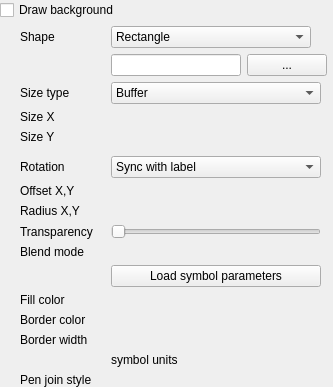
                        <widget class="QWidget" name="scrollAreaWidgetContents_2">
                         <property name="geometry">
                          <rect>
                           <x>0</x>
                           <y>0</y>
                           <width>333</width>
                           <height>384</height>
                          </rect>
                         </property>
                         <layout class="QVBoxLayout" name="verticalLayout_21">
                          <property name="leftMargin">
                           <number>0</number>
                          </property>
                          <property name="topMargin">
                           <number>0</number>
                          </property>
                          <property name="rightMargin">
                           <number>6</number>
                          </property>
                          <property name="bottomMargin">
                           <number>0</number>
                          </property>
                          <item>
                           <layout class="QGridLayout" name="gridLayout_37">
                            <item row="0" column="0">
                             <widget class="QCheckBox" name="mShapeDrawChkBx">
                              <property name="sizePolicy">
                               <sizepolicy hsizetype="Maximum" vsizetype="Fixed">
                                <horstretch>0</horstretch>
                                <verstretch>0</verstretch>
                               </sizepolicy>
                              </property>
                              <property name="text">
                               <string>Draw background</string>
                              </property>
                             </widget>
                            </item>
                            <item row="0" column="1">
                             <spacer name="horizontalSpacer_12">
                              <property name="orientation">
                               <enum>Qt::Horizontal</enum>
                              </property>
                              <property name="sizeHint" stdset="0">
                               <size>
                                <width>40</width>
                                <height>20</height>
                               </size>
                              </property>
                             </spacer>
                            </item>
                            <item row="1" column="0" colspan="2">
                             <widget class="QFrame" name="mShapeFrame">
                              <property name="frameShape">
                               <enum>QFrame::NoFrame</enum>
                              </property>
                              <layout class="QGridLayout" name="gridLayout_29">
                               <property name="leftMargin">
                                <number>20</number>
                               </property>
                               <property name="topMargin">
                                <number>0</number>
                               </property>
                               <property name="rightMargin">
                                <number>0</number>
                               </property>
                               <property name="bottomMargin">
                                <number>0</number>
                               </property>
                               <item row="14" column="0">
                                <widget class="QLabel" name="mShapeBorderColorLabel">
                                 <property name="sizePolicy">
                                  <sizepolicy hsizetype="Maximum" vsizetype="Preferred">
                                   <horstretch>0</horstretch>
                                   <verstretch>0</verstretch>
                                  </sizepolicy>
                                 </property>
                                 <property name="text">
                                  <string>Border color</string>
                                 </property>
                                </widget>
                               </item>
                               <item row="2" column="1">
                                <widget class="QComboBox" name="mShapeSizeCmbBx">
                                 <item>
                                  <property name="text">
                                   <string>Buffer</string>
                                  </property>
                                 </item>
                                 <item>
                                  <property name="text">
                                   <string>Fixed</string>
                                  </property>
                                 </item>
                                </widget>
                               </item>
                               <item row="12" column="1">
                                <widget class="QPushButton" name="mShapeSVGParamsBtn">
                                 <property name="text">
                                  <string>Load symbol parameters</string>
                                 </property>
                                </widget>
                               </item>
                               <item row="15" column="0">
                                <widget class="QLabel" name="mShapeBorderWidthLabel">
                                 <property name="text">
                                  <string>Border width</string>
                                 </property>
                                </widget>
                               </item>
                               <item row="11" column="0">
                                <widget class="QLabel" name="label_18">
                                 <property name="sizePolicy">
                                  <sizepolicy hsizetype="Maximum" vsizetype="Preferred">
                                   <horstretch>0</horstretch>
                                   <verstretch>0</verstretch>
                                  </sizepolicy>
                                 </property>
                                 <property name="text">
                                  <string>Blend mode</string>
                                 </property>
                                </widget>
                               </item>
                               <item row="6" column="1">
                                <widget class="QComboBox" name="mShapeRotationCmbBx">
                                 <item>
                                  <property name="text">
                                   <string>Sync with label</string>
                                  </property>
                                 </item>
                                 <item>
                                  <property name="text">
                                   <string>Offset of label</string>
                                  </property>
                                 </item>
                                 <item>
                                  <property name="text">
                                   <string>Fixed</string>
                                  </property>
                                 </item>
                                </widget>
                               </item>
                               <item row="16" column="1">
                                <layout class="QHBoxLayout" name="horizontalLayout_43">
                                 <item>
                                  <widget class="QLabel" name="mShapeSVGUnitsLabel">
                                   <property name="text">
                                    <string>symbol units</string>
                                   </property>
                                  </widget>
                                 </item>
                                </layout>
                               </item>
                               <item row="9" column="0">
                                <widget class="QLabel" name="mShapeRadiusLabel">
                                 <property name="text">
                                  <string>Radius X,Y</string>
                                 </property>
                                </widget>
                               </item>
                               <item row="6" column="0">
                                <widget class="QLabel" name="label_23">
                                 <property name="text">
                                  <string>Rotation</string>
                                 </property>
                                </widget>
                               </item>
                               <item row="9" column="1">
                                <layout class="QHBoxLayout" name="horizontalLayout_2"/>
                               </item>
                               <item row="4" column="0">
                                <widget class="QLabel" name="mShapeSizeYLabel">
                                 <property name="text">
                                  <string>Size Y</string>
                                 </property>
                                </widget>
                               </item>
                               <item row="3" column="0">
                                <widget class="QLabel" name="mShapeSizeXLabel">
                                 <property name="text">
                                  <string>Size X</string>
                                 </property>
                                </widget>
                               </item>
                               <item row="2" column="0">
                                <widget class="QLabel" name="label_8">
                                 <property name="text">
                                  <string>Size type</string>
                                 </property>
                                </widget>
                               </item>
                               <item row="0" column="0">
                                <widget class="QLabel" name="label_22">
                                 <property name="text">
                                  <string>Shape</string>
                                 </property>
                                </widget>
                               </item>
                               <item row="10" column="1">
                                <layout class="QHBoxLayout" name="horizontalLayout_38">
                                 <item>
                                  <widget class="QSlider" name="mShapeTranspSlider">
                                   <property name="enabled">
                                    <bool>true</bool>
                                   </property>
                                   <property name="sizePolicy">
                                    <sizepolicy hsizetype="Expanding" vsizetype="Fixed">
                                     <horstretch>0</horstretch>
                                     <verstretch>0</verstretch>
                                    </sizepolicy>
                                   </property>
                                   <property name="minimumSize">
                                    <size>
                                     <width>50</width>
                                     <height>0</height>
                                    </size>
                                   </property>
                                   <property name="maximum">
                                    <number>100</number>
                                   </property>
                                   <property name="orientation">
                                    <enum>Qt::Horizontal</enum>
                                   </property>
                                  </widget>
                                 </item>
                                </layout>
                               </item>
                               <item row="10" column="0">
                                <widget class="QLabel" name="mShapeTranspLabel">
                                 <property name="enabled">
                                  <bool>true</bool>
                                 </property>
                                 <property name="text">
                                  <string>Transparency</string>
                                 </property>
                                </widget>
                               </item>
                               <item row="13" column="0">
                                <widget class="QLabel" name="mShapeFillColorLabel">
                                 <property name="sizePolicy">
                                  <sizepolicy hsizetype="Maximum" vsizetype="Preferred">
                                   <horstretch>0</horstretch>
                                   <verstretch>0</verstretch>
                                  </sizepolicy>
                                 </property>
                                 <property name="minimumSize">
                                  <size>
                                   <width>85</width>
                                   <height>0</height>
                                  </size>
                                 </property>
                                 <property name="text">
                                  <string>Fill color</string>
                                 </property>
                                </widget>
                               </item>
                               <item row="17" column="0">
                                <widget class="QLabel" name="mShapePenStyleLabel">
                                 <property name="sizePolicy">
                                  <sizepolicy hsizetype="Maximum" vsizetype="Preferred">
                                   <horstretch>0</horstretch>
                                   <verstretch>0</verstretch>
                                  </sizepolicy>
                                 </property>
                                 <property name="text">
                                  <string>Pen join style</string>
                                 </property>
                                </widget>
                               </item>
                               <item row="1" column="1" colspan="2">
                                <widget class="QFrame" name="mShapeSVGPathFrame">
                                 <layout class="QHBoxLayout" name="horizontalLayout_26">
                                  <property name="margin">
                                   <number>0</number>
                                  </property>
                                  <item>
                                   <widget class="QLineEdit" name="mShapeSVGPathLineEdit">
                                    <property name="alignment">
                                     <set>Qt::AlignRight|Qt::AlignTrailing|Qt::AlignVCenter</set>
                                    </property>
                                   </widget>
                                  </item>
                                  <item>
                                   <widget class="QPushButton" name="mShapeSVGSelectorBtn">
                                    <property name="text">
                                     <string>...</string>
                                    </property>
                                   </widget>
                                  </item>
                                 </layout>
                                </widget>
                               </item>
                               <item row="5" column="1" colspan="2">
                                <widget class="QFrame" name="mShapeRotationFrame">
                                 <layout class="QHBoxLayout" name="horizontalLayout_36">
                                  <property name="margin">
                                   <number>0</number>
                                  </property>
                                 </layout>
                                </widget>
                               </item>
                               <item row="0" column="1">
                                <layout class="QHBoxLayout" name="horizontalLayout_42">
                                 <item>
                                  <widget class="QComboBox" name="mShapeTypeCmbBx">
                                   <property name="minimumSize">
                                    <size>
                                     <width>200</width>
                                     <height>0</height>
                                    </size>
                                   </property>
                                   <item>
                                    <property name="text">
                                     <string>Rectangle</string>
                                    </property>
                                   </item>
                                   <item>
                                    <property name="text">
                                     <string>Square</string>
                                    </property>
                                   </item>
                                   <item>
                                    <property name="text">
                                     <string>Ellipse</string>
                                    </property>
                                   </item>
                                   <item>
                                    <property name="text">
                                     <string>Circle</string>
                                    </property>
                                   </item>
                                   <item>
                                    <property name="text">
                                     <string>SVG</string>
                                    </property>
                                   </item>
                                  </widget>
                                 </item>
                                 <item>
                                  <spacer name="horizontalSpacer_32">
                                   <property name="orientation">
                                    <enum>Qt::Horizontal</enum>
                                   </property>
                                   <property name="sizeHint" stdset="0">
                                    <size>
                                     <width>0</width>
                                     <height>20</height>
                                    </size>
                                   </property>
                                  </spacer>
                                 </item>
                                </layout>
                               </item>
                               <item row="7" column="0">
                                <widget class="QLabel" name="label_21">
                                 <property name="text">
                                  <string>Offset X,Y</string>
                                 </property>
                                </widget>
                               </item>
                               <item row="7" column="1">
                                <layout class="QHBoxLayout" name="horizontalLayout_7"/>
                               </item>
                              </layout>
                             </widget>
                            </item>
                           </layout>
                          </item>
                          <item>
                           <spacer name="verticalSpacer_9">
                            <property name="orientation">
                             <enum>Qt::Vertical</enum>
                            </property>
                            <property name="sizeHint" stdset="0">
                             <size>
                              <width>20</width>
                              <height>0</height>
                             </size>
                            </property>
                           </spacer>
                          </item>
                         </layout>
                        </widget>
